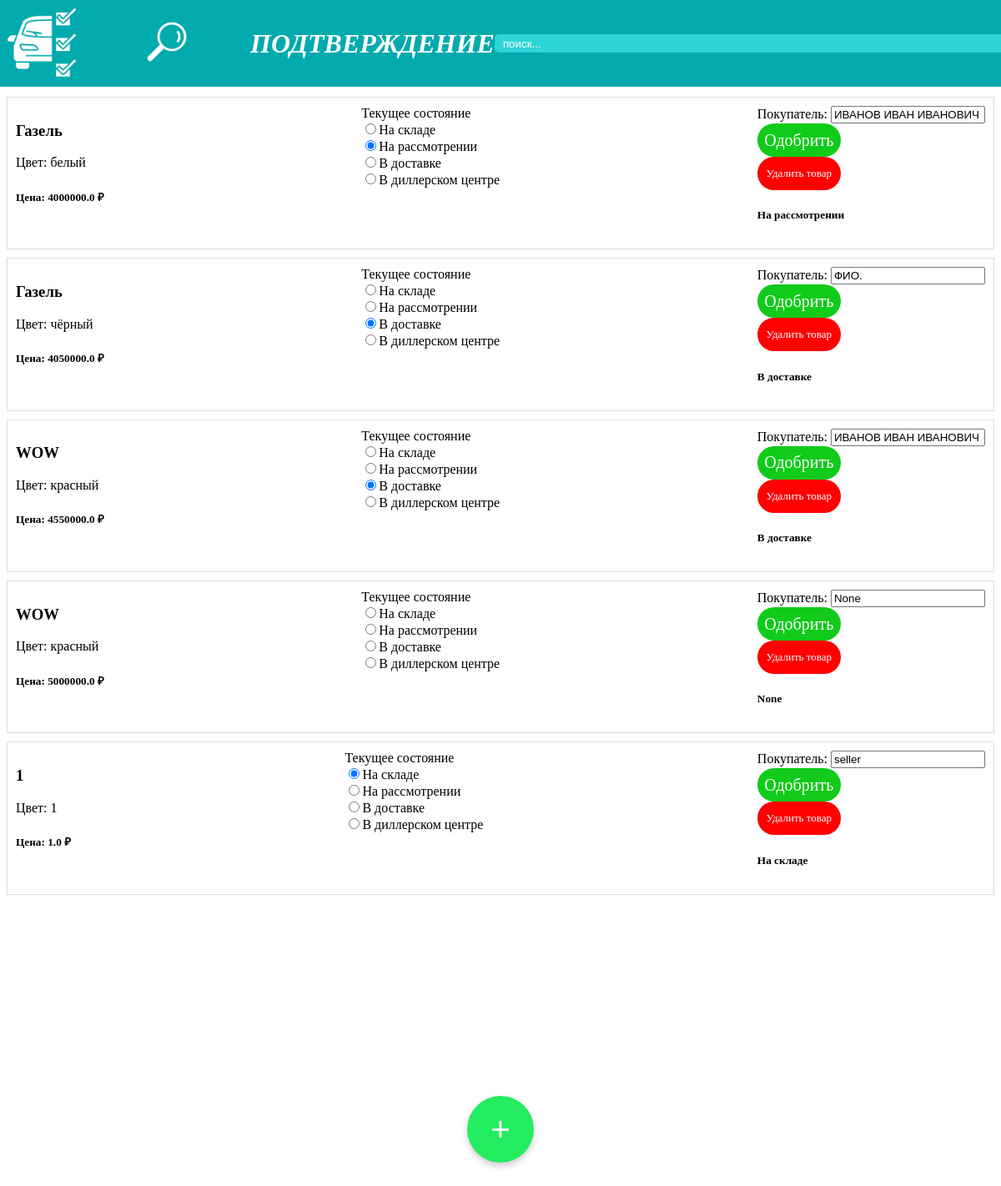
/editor, run on an earlier commit of the app's database.
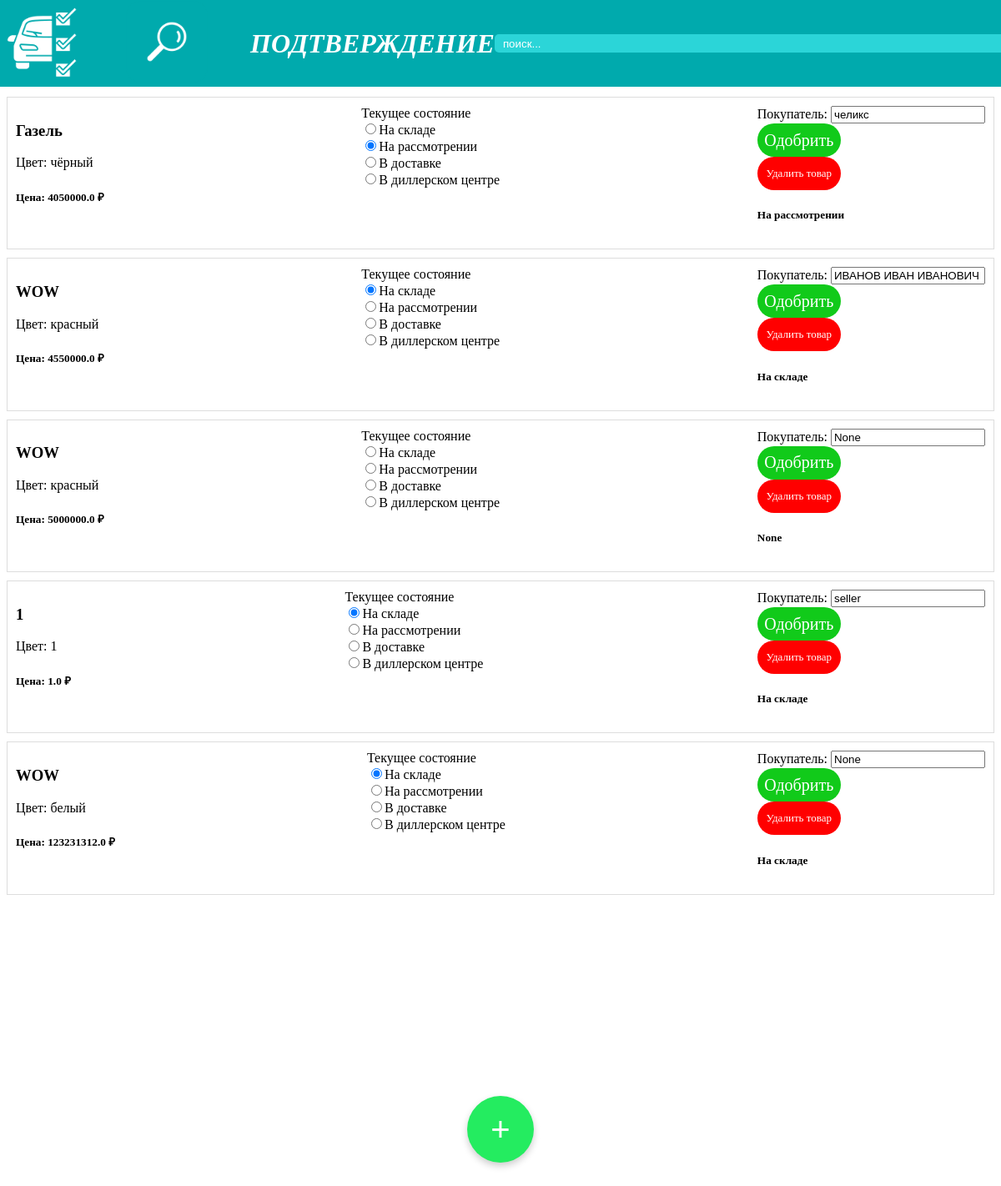
And on a later commit of the database.
### main.py (models this page shows)
class Cataloge(SQLModel, table=True):
    id: int = Field(default=None, primary_key=True)
    model: str = Field(index=True)
    color: str
    in_stage: bool
    cost: float
    buyer: str|None
    kind: str
    willings: list[User] = Relationship(back_populates="baskets", link_model=UserCatalogeLink)

### main.py (the view)
@app.get("/",response_class=HTMLResponse)
def read_root(request: Request):
    req = {"request": request}
    return templates.TemplateResponse("login.html", req)

### templates/editor.html (shortened to what this page needs)
<!DOCTYPE html>
<html lang="ru">
<head>
    <link rel="stylesheet" href="static/style.css">
</head>
<body>
    <header>
        <div class="header-left">
            <a href="http://127.0.0.1:8000/?email={{email}}&searching={{searching}}"><img class="logo" src="../static/variants.png"></a>
            <a href="http://127.0.0.1:8000/cars?email={{email}}&searching={{searching}}"><img class="logo" src="../static/logo.ico"></a>
            <b><i><h1>ПОДТВЕРЖДЕНИЕ</h1></i></b>
        </div>
        <div class="header-right">
            <form name="found" method="get" action="/cars?email={{email}}">
                <input type="text" name="searching" class="found" placeholder="поиск..." value="{{searching}}">
                <button type="submit" style="display: none;"></button> </form>
            <br>
        </div>
    </header>
    <div class="production">
        {% for product in production %}
            <form action="/editor?email={{email}}&searching=" name="place" class="product" method="post">
                <div class="product-info">
                    <h3>{{product.model}}</h3>
                    Цвет: {{product.color}}
                    <h5>Цена: {{product.cost}} ₽</h5>
                </div>
                <div>
                    Текущее состояние<br>
                    <input name = "kind" type = "radio" value="На складе" {% if product.kind == "На складе" %} checked {% endif %}>На складе<br>
                    <input name = "kind" type = "radio" value="На рассмотрении" {% if product.kind == "На рассмотрении" %} checked {% endif %}>На рассмотрении<br>
                    <input name = "kind" type = "radio" value="В доставке" {% if product.kind == "В доставке" %} checked {% endif %}>В доставке<br>
                    <input name = "kind" type = "radio" value="В диллерском центре" {% if product.kind == "В диллерском центре" %} checked {% endif %}>В диллерском центре
                </div>
                <div class="product-inputs" >
                    Покупатель: <input name = "FIO_user" value = "{{product.buyer}}">
                    <br>
                    <button class="buy" type="submit" name="acc_form" value="{{product.id}}up_">Одобрить</button><br>
                    <button class="buy" style="background-color: red; font-size: small;" type="submit" name="acc_form" value="{{product.id}}del">Удалить товар</button>
                    <h5>
                        {{product.kind}}
                    </h5>
                </div>
            </form>
        {% endfor %}
        <center><button class = "add_el" onclick="add()">+</button></center>
    </div>
</body>
</html>

What changed in the data, as far as the page shows it:
removed Cataloge: model "Газель", color "белый", cost "4000000.0", kind "☑", FIO_user "ИВАНОВ ИВАН ИВАНОВИЧ", {{ product.id }} 1 (drawn), kind "На рассмотрении"
changed Cataloge "Газель": kind "☐" → "☑"; kind "☑" → "☐"; FIO_user "ФИО." → "челикс"; kind "В доставке" → "На рассмотрении"
changed Cataloge "ИВАНОВ ИВАН ИВАНОВИЧ": kind "☐" → "☑"; kind "☑" → "☐"; kind "В доставке" → "На складе"
added Cataloge: model "WOW", color "белый", cost "123231312.0", kind "☑", FIO_user "None", {{ product.id }} 6 (drawn), kind "На складе"
